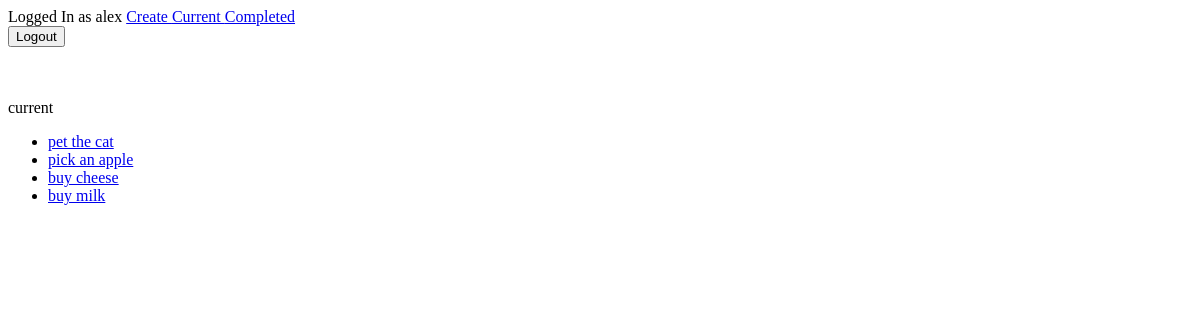
Page /current/ (signed in) on the earlier database version.
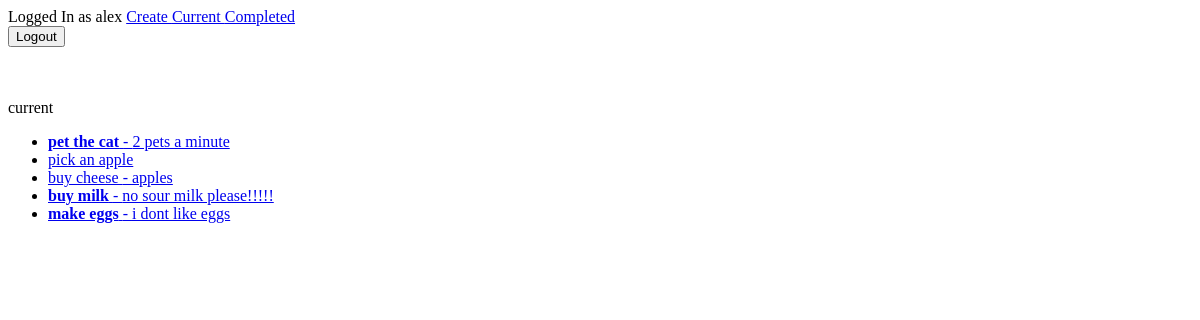
Same page on the later database version.
### todo/models.py (models this page shows, shortened)
class Todo(models.Model):
    title = models.CharField(max_length=100)
    memo = models.TextField(blank=True)
    created = models.DateTimeField(auto_now_add=True)
    datecompleted = models.DateTimeField(null=True, blank=True)
    important = models.BooleanField(default=False)
    user = models.ForeignKey(User, on_delete=models.CASCADE)

### todo/views.py (the view)
# urls.py: path('current/', views.currenttodos, name ="currenttodos"),
@login_required
def currenttodos(request):
    todos = Todo.objects.filter(user=request.user, datecompleted__isnull=True)
    return render(request,'todo/currenttodos.html',{'todos':todos})

### todo/templates/todo/currenttodos.html
{% extends 'todo/base.html' %}
{% block content %}
current
<ul>
    {% for todo in todos %}
    <li>
        <a href="{% url 'viewtodo' todo.id %}">
        {% if todo.important %}<b>{% endif %}{{ todo.title }}{% if todo.important %}</b>{% endif %}
        {% if todo.memo %} - {{ todo.memo }}{% endif %}
        </a>
    </li>
    {% endfor %}
</ul>
{% endblock %}

### todo/templates/todo/base.html (shortened to what this page needs)
{% if user.is_authenticated %}
Logged In as {{ user.username }}
<a href="{% url 'createtodo' %}">Create </a>
<a href="{% url 'currenttodos' %}">Current  </a>
<a href="{% url 'completedtodos' %}">Completed </a>
<form action="{% url 'logoutuser' %}" method="POST">
    <button type="submit">Logout</button>
</form>
{% else %}
<a href="{% url 'signupuser' %}">Sign Up</a>
<a href="{% url 'loginuser' %}">Login</a>
{% endif %}
{% block content %} {% endblock %}

Differences in the rows shown:
changed Todo "pet the cat": important False → True (drawn); memo (not shown) → "2 pets a minute"
changed Todo "buy cheese": memo (not shown) → "apples"
changed Todo "buy milk": important False → True (drawn); memo (not shown) → "no sour milk please!!!!!"
added Todo: title "make eggs", memo "i dont like eggs"
